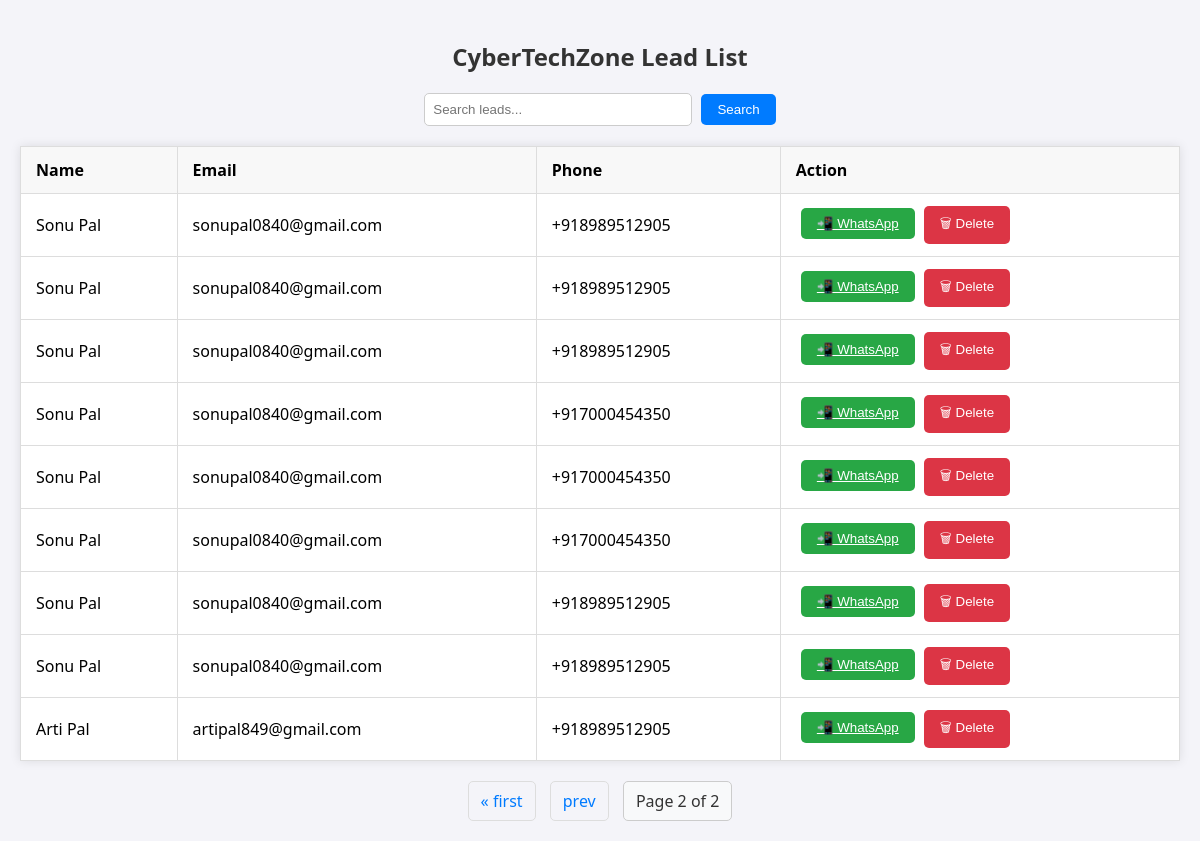
The page /leads/?page=2 on the database its author committed.
### leads/models.py (models this page shows, shortened)
class Lead(models.Model):
    name = models.CharField(max_length=100)
    email = models.EmailField()
    phone = models.CharField(max_length=15)
    interest = models.CharField(max_length=100)
    score = models.IntegerField(default=0)
    segment = models.CharField(max_length=50, blank=True, null=True)
    timestamp = models.DateTimeField(default=timezone.now)

### leads/views.py (the view)
# urls.py: path('leads/', views.lead_list, name='lead_list'),
def lead_list(request):
    leads = Lead.objects.all()
    query = request.GET.get('q')
    if query:
        leads = leads.filter(
            Q(name__icontains=query) |
            Q(email__icontains=query) |
            Q(segment__icontains=query)
        )
    paginator = Paginator(leads, 10)
    page_number = request.GET.get('page')
    page_obj = paginator.get_page(page_number)
    return render(request, 'lead_list.html', {'page_obj': page_obj})

### templates/lead_list.html (shortened to what this page needs)
{% load static %}
<!DOCTYPE html>
<html lang="en">
<head>
    <link rel="stylesheet" href="{% static 'css/lead_list.css' %}">
</head>
<body>
    <div class="container">
        <h2>CyberTechZone Lead List</h2>
        <form method="get" class="search-form">
            <input type="text" name="q" placeholder="Search leads..." value="{{ request.GET.q }}">
            <button type="submit" class="btn">Search</button>
        </form>
        <table class="lead-table">
            <thead>
                <tr>
                    <th>Name</th>
                    <th>Email</th>
                    <th>Phone</th>
                    <th>Action</th>
                </tr>
            </thead>
            <tbody>
                {% for lead in page_obj %}
                <tr>
                    <td>{{ lead.name }}</td>
                    <td>{{ lead.email }}</td>
                    <td>{{ lead.phone }}</td>
                    <td>
                        <form method="post" action="{% url 'send_whatsapp_message' lead.id %}" style="display:inline;">
                            <button type="submit" class="btn btn-success"><a href="https://wa.me/{{ lead.phone|urlencode }}?text=Hello%20{{ lead.name }},%20thank%20you%20for%20your%20interest!"
                                class="btn btn-success"
                                target="_blank">
                                📲 WhatsApp
                             </a></button>
                        </form>
                        <form method="post" action="{% url 'delete_lead' lead.id %}" style="display:inline;">
                            <button type="submit" class="btn btn-danger">🗑 Delete</button>
                        </form>
                    </td>
                </tr>
                {% empty %}
                <tr><td colspan="6">No leads found.</td></tr>
                {% endfor %}
            </tbody>
        </table>
        <div class="pagination">
            {% if page_obj.has_previous %}
                <a href="?page=1">&laquo; first</a>
                <a href="?page={{ page_obj.previous_page_number }}">prev</a>
            {% endif %}
            <span>Page {{ page_obj.number }} of {{ page_obj.paginator.num_pages }}</span>
        </div>
    </div>
</body>
</html>

### static/css/lead_list.css (style rules this page uses)
body { font-family: 'Segoe UI', Tahoma, Geneva, Verdana, sans-serif; background-color: #f4f4f9; margin: 0; padding: 20px; }
h2 { color: #333; text-align: center; margin-bottom: 20px; }
form { text-align: center; margin-bottom: 20px; }
input[type="text"] { padding: 8px; width: 250px; border: 1px solid #ccc; border-radius: 5px; }
button { padding: 8px 16px; background-color: #007bff; color: white; border: none; border-radius: 5px; margin-left: 5px; cursor: pointer; }
table { width: 100%; border-collapse: collapse; margin-top: 10px; background-color: white; box-shadow: 0 0 10px rgba(0, 0, 0, 0.1); }
th, td { padding: 12px 15px; border: 1px solid #ddd; text-align: left; }
th { background-color: #f8f8f8; font-weight: bold; }
.btn-success { background-color: #28a745; color: white; }
.btn-danger { background-color: #dc3545; color: white; }
.pagination { text-align: center; margin-top: 20px; }
.pagination a, .pagination span { display: inline-block; margin: 0 5px; padding: 8px 12px; color: #007bff; text-decoration: none; border: 1px solid #ddd; border-radius: 5px; }
.pagination span { background-color: #f8f9fa; color: #333; border: 1px solid #ccc; }

### rows shown on the page
Lead: name "Sonu Pal", email "sonupal0840@gmail.com", phone "+918989512905"
Lead: name "Sonu Pal", email "sonupal0840@gmail.com", phone "+918989512905"
Lead: name "Sonu Pal", email "sonupal0840@gmail.com", phone "+918989512905"
Lead: name "Sonu Pal", email "sonupal0840@gmail.com", phone "+917000454350"
Lead: name "Sonu Pal", email "sonupal0840@gmail.com", phone "+917000454350"
Lead: name "Sonu Pal", email "sonupal0840@gmail.com", phone "+917000454350"
Lead: name "Sonu Pal", email "sonupal0840@gmail.com", phone "+918989512905"
Lead: name "Sonu Pal", email "sonupal0840@gmail.com", phone "+918989512905"
Lead: name "Arti Pal", email "artipal849@gmail.com", phone "+918989512905"

### other values the page prints
{{ page_obj.number }} "2"
{{ page_obj.paginator.num_pages }} "2"
